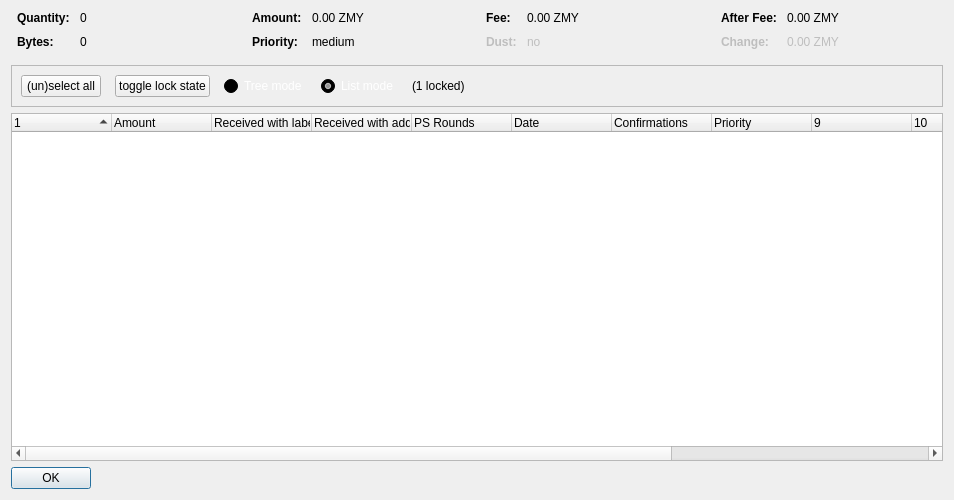
<?xml version="1.0" encoding="UTF-8"?>
<ui version="4.0">
 <class>CoinControlDialog</class>
 <widget class="QDialog" name="CoinControlDialog">
  <property name="geometry">
   <rect>
    <x>0</x>
    <y>0</y>
    <width>954</width>
    <height>500</height>
   </rect>
  </property>
  <property name="windowTitle">
   <string>Coin Selection</string>
  </property>
  <layout class="QVBoxLayout" name="verticalLayout">
   <item>
    <layout class="QHBoxLayout" name="horizontalLayoutTop" stretch="0,0,0,0">
     <property name="topMargin">
      <number>0</number>
     </property>
     <property name="bottomMargin">
      <number>10</number>
     </property>
     <item>
      <layout class="QFormLayout" name="formLayoutCoinControl1">
       <property name="horizontalSpacing">
        <number>10</number>
       </property>
       <property name="verticalSpacing">
        <number>10</number>
       </property>
       <property name="leftMargin">
        <number>6</number>
       </property>
       <property name="rightMargin">
        <number>6</number>
       </property>
       <item row="0" column="0">
        <widget class="QLabel" name="labelCoinControlQuantityText">
         <property name="font">
          <font>
           <weight>75</weight>
           <bold>true</bold>
          </font>
         </property>
         <property name="text">
          <string>Quantity:</string>
         </property>
        </widget>
       </item>
       <item row="0" column="1">
        <widget class="QLabel" name="labelCoinControlQuantity">
         <property name="cursor">
          <cursorShape>IBeamCursor</cursorShape>
         </property>
         <property name="contextMenuPolicy">
          <enum>Qt::ActionsContextMenu</enum>
         </property>
         <property name="text">
          <string notr="true">0</string>
         </property>
         <property name="textInteractionFlags">
          <set>Qt::LinksAccessibleByMouse|Qt::TextSelectableByKeyboard|Qt::TextSelectableByMouse</set>
         </property>
        </widget>
       </item>
       <item row="1" column="0">
        <widget class="QLabel" name="labelCoinControlBytesText">
         <property name="font">
          <font>
           <weight>75</weight>
           <bold>true</bold>
          </font>
         </property>
         <property name="text">
          <string>Bytes:</string>
         </property>
        </widget>
       </item>
       <item row="1" column="1">
        <widget class="QLabel" name="labelCoinControlBytes">
         <property name="cursor">
          <cursorShape>IBeamCursor</cursorShape>
         </property>
         <property name="contextMenuPolicy">
          <enum>Qt::ActionsContextMenu</enum>
         </property>
         <property name="text">
          <string notr="true">0</string>
         </property>
         <property name="textInteractionFlags">
          <set>Qt::LinksAccessibleByMouse|Qt::TextSelectableByKeyboard|Qt::TextSelectableByMouse</set>
         </property>
        </widget>
       </item>
      </layout>
     </item>
     <item>
      <layout class="QFormLayout" name="formLayoutCoinControl2">
       <property name="horizontalSpacing">
        <number>10</number>
       </property>
       <property name="verticalSpacing">
        <number>10</number>
       </property>
       <property name="leftMargin">
        <number>6</number>
       </property>
       <property name="rightMargin">
        <number>6</number>
       </property>
       <item row="0" column="0">
        <widget class="QLabel" name="labelCoinControlAmountText">
         <property name="font">
          <font>
           <weight>75</weight>
           <bold>true</bold>
          </font>
         </property>
         <property name="text">
          <string>Amount:</string>
         </property>
        </widget>
       </item>
       <item row="0" column="1">
        <widget class="QLabel" name="labelCoinControlAmount">
         <property name="cursor">
          <cursorShape>IBeamCursor</cursorShape>
         </property>
         <property name="contextMenuPolicy">
          <enum>Qt::ActionsContextMenu</enum>
         </property>
         <property name="text">
          <string notr="true">0.00 ZMY</string>
         </property>
         <property name="textInteractionFlags">
          <set>Qt::LinksAccessibleByMouse|Qt::TextSelectableByKeyboard|Qt::TextSelectableByMouse</set>
         </property>
        </widget>
       </item>
       <item row="1" column="0">
        <widget class="QLabel" name="labelCoinControlPriorityText">
         <property name="font">
          <font>
           <weight>75</weight>
           <bold>true</bold>
          </font>
         </property>
         <property name="text">
          <string>Priority:</string>
         </property>
        </widget>
       </item>
       <item row="1" column="1">
        <widget class="QLabel" name="labelCoinControlPriority">
         <property name="cursor">
          <cursorShape>IBeamCursor</cursorShape>
         </property>
         <property name="contextMenuPolicy">
          <enum>Qt::ActionsContextMenu</enum>
         </property>
         <property name="text">
          <string>medium</string>
         </property>
         <property name="textInteractionFlags">
          <set>Qt::LinksAccessibleByMouse|Qt::TextSelectableByKeyboard|Qt::TextSelectableByMouse</set>
         </property>
        </widget>
       </item>
      </layout>
     </item>
     <item>
      <layout class="QFormLayout" name="formLayoutCoinControl3">
       <property name="horizontalSpacing">
        <number>10</number>
       </property>
       <property name="verticalSpacing">
        <number>10</number>
       </property>
       <property name="leftMargin">
        <number>6</number>
       </property>
       <property name="rightMargin">
        <number>6</number>
       </property>
       <item row="0" column="0">
        <widget class="QLabel" name="labelCoinControlFeeText">
         <property name="font">
          <font>
           <weight>75</weight>
           <bold>true</bold>
          </font>
         </property>
         <property name="text">
          <string>Fee:</string>
         </property>
        </widget>
       </item>
       <item row="0" column="1">
        <widget class="QLabel" name="labelCoinControlFee">
         <property name="cursor">
          <cursorShape>IBeamCursor</cursorShape>
         </property>
         <property name="contextMenuPolicy">
          <enum>Qt::ActionsContextMenu</enum>
         </property>
         <property name="text">
          <string notr="true">0.00 ZMY</string>
         </property>
         <property name="textInteractionFlags">
          <set>Qt::LinksAccessibleByMouse|Qt::TextSelectableByKeyboard|Qt::TextSelectableByMouse</set>
         </property>
        </widget>
       </item>
       <item row="1" column="0">
        <widget class="QLabel" name="labelCoinControlLowOutputText">
         <property name="enabled">
          <bool>false</bool>
         </property>
         <property name="font">
          <font>
           <weight>75</weight>
           <bold>true</bold>
          </font>
         </property>
         <property name="text">
          <string>Dust:</string>
         </property>
        </widget>
       </item>
       <item row="1" column="1">
        <widget class="QLabel" name="labelCoinControlLowOutput">
         <property name="enabled">
          <bool>false</bool>
         </property>
         <property name="cursor">
          <cursorShape>IBeamCursor</cursorShape>
         </property>
         <property name="contextMenuPolicy">
          <enum>Qt::ActionsContextMenu</enum>
         </property>
         <property name="text">
          <string>no</string>
         </property>
         <property name="textInteractionFlags">
          <set>Qt::LinksAccessibleByMouse|Qt::TextSelectableByKeyboard|Qt::TextSelectableByMouse</set>
         </property>
        </widget>
       </item>
      </layout>
     </item>
     <item>
      <layout class="QFormLayout" name="formLayoutCoinControl4">
       <property name="horizontalSpacing">
        <number>10</number>
       </property>
       <property name="verticalSpacing">
        <number>10</number>
       </property>
       <property name="leftMargin">
        <number>6</number>
       </property>
       <property name="rightMargin">
        <number>6</number>
       </property>
       <item row="0" column="0">
        <widget class="QLabel" name="labelCoinControlAfterFeeText">
         <property name="font">
          <font>
           <weight>75</weight>
           <bold>true</bold>
          </font>
         </property>
         <property name="text">
          <string>After Fee:</string>
         </property>
        </widget>
       </item>
       <item row="0" column="1">
        <widget class="QLabel" name="labelCoinControlAfterFee">
         <property name="cursor">
          <cursorShape>IBeamCursor</cursorShape>
         </property>
         <property name="contextMenuPolicy">
          <enum>Qt::ActionsContextMenu</enum>
         </property>
         <property name="text">
          <string notr="true">0.00 ZMY</string>
         </property>
         <property name="textInteractionFlags">
          <set>Qt::LinksAccessibleByMouse|Qt::TextSelectableByKeyboard|Qt::TextSelectableByMouse</set>
         </property>
        </widget>
       </item>
       <item row="1" column="0">
        <widget class="QLabel" name="labelCoinControlChangeText">
         <property name="enabled">
          <bool>false</bool>
         </property>
         <property name="font">
          <font>
           <weight>75</weight>
           <bold>true</bold>
          </font>
         </property>
         <property name="text">
          <string>Change:</string>
         </property>
        </widget>
       </item>
       <item row="1" column="1">
        <widget class="QLabel" name="labelCoinControlChange">
         <property name="enabled">
          <bool>false</bool>
         </property>
         <property name="cursor">
          <cursorShape>IBeamCursor</cursorShape>
         </property>
         <property name="contextMenuPolicy">
          <enum>Qt::ActionsContextMenu</enum>
         </property>
         <property name="text">
          <string notr="true">0.00 ZMY</string>
         </property>
         <property name="textInteractionFlags">
          <set>Qt::LinksAccessibleByMouse|Qt::TextSelectableByKeyboard|Qt::TextSelectableByMouse</set>
         </property>
        </widget>
       </item>
      </layout>
     </item>
    </layout>
   </item>
   <item>
    <widget class="QFrame" name="frame">
     <property name="minimumSize">
      <size>
       <width>0</width>
       <height>40</height>
      </size>
     </property>
     <property name="frameShape">
      <enum>QFrame::StyledPanel</enum>
     </property>
     <property name="frameShadow">
      <enum>QFrame::Sunken</enum>
     </property>
     <layout class="QHBoxLayout" name="horizontalLayout">
      <item>
       <layout class="QHBoxLayout" name="horizontalLayoutPanel" stretch="0,0,0,0,0,0">
        <property name="spacing">
         <number>14</number>
        </property>
        <item>
         <widget class="QPushButton" name="pushButtonSelectAll">
          <property name="sizePolicy">
           <sizepolicy hsizetype="Maximum" vsizetype="Fixed">
            <horstretch>0</horstretch>
            <verstretch>0</verstretch>
           </sizepolicy>
          </property>
          <property name="text">
           <string>(un)select all</string>
          </property>
          <property name="autoDefault">
           <bool>false</bool>
          </property>
         </widget>
        </item>
        <item>
         <widget class="QPushButton" name="pushButtonToggleLock">
          <property name="sizePolicy">
           <sizepolicy hsizetype="Maximum" vsizetype="Fixed">
            <horstretch>0</horstretch>
            <verstretch>0</verstretch>
           </sizepolicy>
          </property>
          <property name="text">
           <string>toggle lock state</string>
          </property>
          <property name="autoDefault">
           <bool>false</bool>
          </property>
         </widget>
        </item>
        <item>
         <widget class="QRadioButton" name="radioTreeMode">
          <property name="sizePolicy">
           <sizepolicy hsizetype="Maximum" vsizetype="Fixed">
            <horstretch>0</horstretch>
            <verstretch>0</verstretch>
           </sizepolicy>
          </property>
          <property name="palette">
           <palette>
            <active>
             <colorrole role="WindowText">
              <brush brushstyle="SolidPattern">
               <color alpha="255">
                <red>255</red>
                <green>255</green>
                <blue>255</blue>
               </color>
              </brush>
             </colorrole>
             <colorrole role="Button">
              <brush brushstyle="SolidPattern">
               <color alpha="255">
                <red>0</red>
                <green>0</green>
                <blue>0</blue>
               </color>
              </brush>
             </colorrole>
             <colorrole role="Light">
              <brush brushstyle="SolidPattern">
               <color alpha="255">
                <red>0</red>
                <green>0</green>
                <blue>0</blue>
               </color>
              </brush>
             </colorrole>
             <colorrole role="Midlight">
              <brush brushstyle="SolidPattern">
               <color alpha="255">
                <red>0</red>
                <green>0</green>
                <blue>0</blue>
               </color>
              </brush>
             </colorrole>
             <colorrole role="Dark">
              <brush brushstyle="SolidPattern">
               <color alpha="255">
                <red>0</red>
                <green>0</green>
                <blue>0</blue>
               </color>
              </brush>
             </colorrole>
             <colorrole role="Mid">
              <brush brushstyle="SolidPattern">
               <color alpha="255">
                <red>0</red>
                <green>0</green>
                <blue>0</blue>
               </color>
              </brush>
             </colorrole>
             <colorrole role="Text">
              <brush brushstyle="SolidPattern">
               <color alpha="255">
                <red>255</red>
                <green>255</green>
                <blue>255</blue>
               </color>
              </brush>
             </colorrole>
             <colorrole role="BrightText">
              <brush brushstyle="SolidPattern">
               <color alpha="255">
                <red>255</red>
                <green>255</green>
                <blue>255</blue>
               </color>
              </brush>
             </colorrole>
             <colorrole role="ButtonText">
              <brush brushstyle="SolidPattern">
               <color alpha="255">
                <red>255</red>
                <green>255</green>
                <blue>255</blue>
               </color>
              </brush>
             </colorrole>
             <colorrole role="Base">
              <brush brushstyle="SolidPattern">
               <color alpha="255">
                <red>0</red>
                <green>0</green>
                <blue>0</blue>
               </color>
              </brush>
             </colorrole>
             <colorrole role="Window">
              <brush brushstyle="SolidPattern">
               <color alpha="255">
                <red>0</red>
                <green>0</green>
                <blue>0</blue>
               </color>
              </brush>
             </colorrole>
             <colorrole role="Shadow">
              <brush brushstyle="SolidPattern">
               <color alpha="255">
                <red>0</red>
                <green>0</green>
                <blue>0</blue>
               </color>
              </brush>
             </colorrole>
             <colorrole role="AlternateBase">
              <brush brushstyle="SolidPattern">
               <color alpha="255">
                <red>0</red>
                <green>0</green>
                <blue>0</blue>
               </color>
              </brush>
             </colorrole>
             <colorrole role="ToolTipBase">
              <brush brushstyle="SolidPattern">
               <color alpha="255">
                <red>255</red>
                <green>255</green>
                <blue>220</blue>
               </color>
              </brush>
             </colorrole>
             <colorrole role="ToolTipText">
              <brush brushstyle="SolidPattern">
               <color alpha="255">
                <red>0</red>
                <green>0</green>
                <blue>0</blue>
               </color>
              </brush>
             </colorrole>
            </active>
            <inactive>
             <colorrole role="WindowText">
              <brush brushstyle="SolidPattern">
               <color alpha="255">
                <red>255</red>
                <green>255</green>
                <blue>255</blue>
               </color>
              </brush>
             </colorrole>
             <colorrole role="Button">
              <brush brushstyle="SolidPattern">
               <color alpha="255">
                <red>0</red>
                <green>0</green>
                <blue>0</blue>
               </color>
              </brush>
             </colorrole>
             <colorrole role="Light">
              <brush brushstyle="SolidPattern">
               <color alpha="255">
                <red>0</red>
                <green>0</green>
                <blue>0</blue>
               </color>
              </brush>
             </colorrole>
             <colorrole role="Midlight">
              <brush brushstyle="SolidPattern">
               <color alpha="255">
                <red>0</red>
                <green>0</green>
                <blue>0</blue>
               </color>
              </brush>
             </colorrole>
             <colorrole role="Dark">
              <brush brushstyle="SolidPattern">
               <color alpha="255">
                <red>0</red>
                <green>0</green>
                <blue>0</blue>
               </color>
              </brush>
             </colorrole>
             <colorrole role="Mid">
              <brush brushstyle="SolidPattern">
               <color alpha="255">
                <red>0</red>
                <green>0</green>
                <blue>0</blue>
               </color>
              </brush>
             </colorrole>
             <colorrole role="Text">
              <brush brushstyle="SolidPattern">
               <color alpha="255">
                <red>255</red>
                <green>255</green>
                <blue>255</blue>
               </color>
              </brush>
             </colorrole>
             <colorrole role="BrightText">
              <brush brushstyle="SolidPattern">
               <color alpha="255">
                <red>255</red>
                <green>255</green>
                <blue>255</blue>
               </color>
              </brush>
             </colorrole>
             <colorrole role="ButtonText">
              <brush brushstyle="SolidPattern">
               <color alpha="255">
                <red>255</red>
                <green>255</green>
                <blue>255</blue>
               </color>
              </brush>
             </colorrole>
             <colorrole role="Base">
              <brush brushstyle="SolidPattern">
               <color alpha="255">
                <red>0</red>
                <green>0</green>
                <blue>0</blue>
               </color>
              </brush>
             </colorrole>
             <colorrole role="Window">
              <brush brushstyle="SolidPattern">
               <color alpha="255">
                <red>0</red>
                <green>0</green>
                <blue>0</blue>
               </color>
              </brush>
             </colorrole>
             <colorrole role="Shadow">
              <brush brushstyle="SolidPattern">
               <color alpha="255">
                <red>0</red>
                <green>0</green>
                <blue>0</blue>
               </color>
              </brush>
             </colorrole>
             <colorrole role="AlternateBase">
              <brush brushstyle="SolidPattern">
               <color alpha="255">
                <red>0</red>
                <green>0</green>
                <blue>0</blue>
               </color>
              </brush>
             </colorrole>
             <colorrole role="ToolTipBase">
              <brush brushstyle="SolidPattern">
               <color alpha="255">
                <red>255</red>
                <green>255</green>
                <blue>220</blue>
               </color>
              </brush>
             </colorrole>
             <colorrole role="ToolTipText">
              <brush brushstyle="SolidPattern">
               <color alpha="255">
                <red>0</red>
                <green>0</green>
                <blue>0</blue>
               </color>
              </brush>
             </colorrole>
            </inactive>
            <disabled>
             <colorrole role="WindowText">
              <brush brushstyle="SolidPattern">
               <color alpha="255">
                <red>0</red>
                <green>0</green>
                <blue>0</blue>
               </color>
              </brush>
             </colorrole>
             <colorrole role="Button">
              <brush brushstyle="SolidPattern">
               <color alpha="255">
                <red>0</red>
                <green>0</green>
                <blue>0</blue>
               </color>
              </brush>
             </colorrole>
             <colorrole role="Light">
              <brush brushstyle="SolidPattern">
               <color alpha="255">
                <red>0</red>
                <green>0</green>
                <blue>0</blue>
               </color>
              </brush>
             </colorrole>
             <colorrole role="Midlight">
              <brush brushstyle="SolidPattern">
               <color alpha="255">
                <red>0</red>
                <green>0</green>
                <blue>0</blue>
               </color>
              </brush>
             </colorrole>
             <colorrole role="Dark">
              <brush brushstyle="SolidPattern">
               <color alpha="255">
                <red>0</red>
                <green>0</green>
                <blue>0</blue>
               </color>
              </brush>
             </colorrole>
             <colorrole role="Mid">
              <brush brushstyle="SolidPattern">
               <color alpha="255">
                <red>0</red>
                <green>0</green>
                <blue>0</blue>
               </color>
              </brush>
             </colorrole>
             <colorrole role="Text">
              <brush brushstyle="SolidPattern">
               <color alpha="255">
                <red>0</red>
                <green>0</green>
                <blue>0</blue>
               </color>
              </brush>
             </colorrole>
             <colorrole role="BrightText">
              <brush brushstyle="SolidPattern">
               <color alpha="255">
                <red>255</red>
                <green>255</green>
                <blue>255</blue>
               </color>
              </brush>
             </colorrole>
             <colorrole role="ButtonText">
              <brush brushstyle="SolidPattern">
               <color alpha="255">
                <red>0</red>
                <green>0</green>
                <blue>0</blue>
               </color>
              </brush>
             </colorrole>
             <colorrole role="Base">
              <brush brushstyle="SolidPattern">
               <color alpha="255">
                <red>0</red>
                <green>0</green>
                <blue>0</blue>
               </color>
              </brush>
             </colorrole>
             <colorrole role="Window">
              <brush brushstyle="SolidPattern">
               <color alpha="255">
                <red>0</red>
                <green>0</green>
                <blue>0</blue>
               </color>
              </brush>
             </colorrole>
             <colorrole role="Shadow">
              <brush brushstyle="SolidPattern">
               <color alpha="255">
                <red>0</red>
                <green>0</green>
                <blue>0</blue>
               </color>
              </brush>
             </colorrole>
             <colorrole role="AlternateBase">
              <brush brushstyle="SolidPattern">
               <color alpha="255">
                <red>0</red>
                <green>0</green>
                <blue>0</blue>
               </color>
              </brush>
             </colorrole>
             <colorrole role="ToolTipBase">
              <brush brushstyle="SolidPattern">
               <color alpha="255">
                <red>255</red>
                <green>255</green>
                <blue>220</blue>
               </color>
              </brush>
             </colorrole>
             <colorrole role="ToolTipText">
              <brush brushstyle="SolidPattern">
               <color alpha="255">
                <red>0</red>
                <green>0</green>
                <blue>0</blue>
               </color>
              </brush>
             </colorrole>
            </disabled>
           </palette>
          </property>
          <property name="text">
           <string>Tree mode</string>
          </property>
         </widget>
        </item>
        <item>
         <widget class="QRadioButton" name="radioListMode">
          <property name="sizePolicy">
           <sizepolicy hsizetype="Maximum" vsizetype="Fixed">
            <horstretch>0</horstretch>
            <verstretch>0</verstretch>
           </sizepolicy>
          </property>
          <property name="palette">
           <palette>
            <active>
             <colorrole role="WindowText">
              <brush brushstyle="SolidPattern">
               <color alpha="255">
                <red>255</red>
                <green>255</green>
                <blue>255</blue>
               </color>
              </brush>
             </colorrole>
             <colorrole role="Button">
              <brush brushstyle="SolidPattern">
               <color alpha="255">
                <red>0</red>
                <green>0</green>
                <blue>0</blue>
               </color>
              </brush>
             </colorrole>
             <colorrole role="Light">
              <brush brushstyle="SolidPattern">
               <color alpha="255">
                <red>0</red>
                <green>0</green>
                <blue>0</blue>
               </color>
              </brush>
             </colorrole>
             <colorrole role="Midlight">
              <brush brushstyle="SolidPattern">
               <color alpha="255">
                <red>0</red>
                <green>0</green>
                <blue>0</blue>
               </color>
              </brush>
             </colorrole>
             <colorrole role="Dark">
              <brush brushstyle="SolidPattern">
               <color alpha="255">
                <red>0</red>
                <green>0</green>
                <blue>0</blue>
               </color>
              </brush>
             </colorrole>
             <colorrole role="Mid">
              <brush brushstyle="SolidPattern">
               <color alpha="255">
                <red>0</red>
                <green>0</green>
                <blue>0</blue>
               </color>
              </brush>
             </colorrole>
             <colorrole role="Text">
              <brush brushstyle="SolidPattern">
               <color alpha="255">
                <red>255</red>
                <green>255</green>
                <blue>255</blue>
               </color>
              </brush>
             </colorrole>
             <colorrole role="BrightText">
              <brush brushstyle="SolidPattern">
               <color alpha="255">
                <red>255</red>
                <green>255</green>
                <blue>255</blue>
               </color>
              </brush>
             </colorrole>
             <colorrole role="ButtonText">
              <brush brushstyle="SolidPattern">
               <color alpha="255">
                <red>255</red>
                <green>255</green>
                <blue>255</blue>
               </color>
              </brush>
             </colorrole>
             <colorrole role="Base">
              <brush brushstyle="SolidPattern">
               <color alpha="255">
                <red>0</red>
                <green>0</green>
                <blue>0</blue>
               </color>
              </brush>
             </colorrole>
             <colorrole role="Window">
              <brush brushstyle="SolidPattern">
               <color alpha="255">
                <red>0</red>
                <green>0</green>
                <blue>0</blue>
               </color>
              </brush>
             </colorrole>
             <colorrole role="Shadow">
              <brush brushstyle="SolidPattern">
               <color alpha="255">
                <red>0</red>
                <green>0</green>
                <blue>0</blue>
               </color>
              </brush>
             </colorrole>
             <colorrole role="AlternateBase">
              <brush brushstyle="SolidPattern">
               <color alpha="255">
                <red>0</red>
                <green>0</green>
                <blue>0</blue>
               </color>
              </brush>
             </colorrole>
             <colorrole role="ToolTipBase">
              <brush brushstyle="SolidPattern">
               <color alpha="255">
                <red>255</red>
                <green>255</green>
                <blue>220</blue>
               </color>
              </brush>
             </colorrole>
             <colorrole role="ToolTipText">
              <brush brushstyle="SolidPattern">
               <color alpha="255">
                <red>0</red>
                <green>0</green>
                <blue>0</blue>
               </color>
              </brush>
             </colorrole>
            </active>
            <inactive>
             <colorrole role="WindowText">
              <brush brushstyle="SolidPattern">
               <color alpha="255">
                <red>255</red>
                <green>255</green>
                <blue>255</blue>
               </color>
              </brush>
             </colorrole>
             <colorrole role="Button">
              <brush brushstyle="SolidPattern">
               <color alpha="255">
                <red>0</red>
                <green>0</green>
                <blue>0</blue>
               </color>
              </brush>
             </colorrole>
             <colorrole role="Light">
              <brush brushstyle="SolidPattern">
               <color alpha="255">
                <red>0</red>
                <green>0</green>
                <blue>0</blue>
               </color>
              </brush>
             </colorrole>
             <colorrole role="Midlight">
              <brush brushstyle="SolidPattern">
               <color alpha="255">
                <red>0</red>
                <green>0</green>
                <blue>0</blue>
               </color>
              </brush>
             </colorrole>
             <colorrole role="Dark">
              <brush brushstyle="SolidPattern">
               <color alpha="255">
                <red>0</red>
                <green>0</green>
                <blue>0</blue>
               </color>
              </brush>
             </colorrole>
             <colorrole role="Mid">
              <brush brushstyle="SolidPattern">
               <color alpha="255">
                <red>0</red>
                <green>0</green>
                <blue>0</blue>
               </color>
              </brush>
             </colorrole>
             <colorrole role="Text">
              <brush brushstyle="SolidPattern">
               <color alpha="255">
                <red>255</red>
                <green>255</green>
                <blue>255</blue>
               </color>
              </brush>
             </colorrole>
             <colorrole role="BrightText">
              <brush brushstyle="SolidPattern">
               <color alpha="255">
                <red>255</red>
                <green>255</green>
                <blue>255</blue>
               </color>
              </brush>
             </colorrole>
             <colorrole role="ButtonText">
              <brush brushstyle="SolidPattern">
               <color alpha="255">
                <red>255</red>
                <green>255</green>
                <blue>255</blue>
               </color>
              </brush>
             </colorrole>
             <colorrole role="Base">
              <brush brushstyle="SolidPattern">
               <color alpha="255">
                <red>0</red>
                <green>0</green>
                <blue>0</blue>
               </color>
              </brush>
             </colorrole>
             <colorrole role="Window">
              <brush brushstyle="SolidPattern">
               <color alpha="255">
                <red>0</red>
                <green>0</green>
                <blue>0</blue>
               </color>
              </brush>
             </colorrole>
             <colorrole role="Shadow">
              <brush brushstyle="SolidPattern">
               <color alpha="255">
                <red>0</red>
                <green>0</green>
                <blue>0</blue>
               </color>
              </brush>
             </colorrole>
             <colorrole role="AlternateBase">
              <brush brushstyle="SolidPattern">
               <color alpha="255">
                <red>0</red>
                <green>0</green>
                <blue>0</blue>
               </color>
              </brush>
             </colorrole>
             <colorrole role="ToolTipBase">
              <brush brushstyle="SolidPattern">
               <color alpha="255">
                <red>255</red>
                <green>255</green>
                <blue>220</blue>
               </color>
              </brush>
             </colorrole>
             <colorrole role="ToolTipText">
              <brush brushstyle="SolidPattern">
               <color alpha="255">
                <red>0</red>
                <green>0</green>
                <blue>0</blue>
               </color>
              </brush>
             </colorrole>
            </inactive>
            <disabled>
             <colorrole role="WindowText">
              <brush brushstyle="SolidPattern">
               <color alpha="255">
                <red>0</red>
                <green>0</green>
                <blue>0</blue>
               </color>
              </brush>
             </colorrole>
             <colorrole role="Button">
              <brush brushstyle="SolidPattern">
               <color alpha="255">
                <red>0</red>
                <green>0</green>
                <blue>0</blue>
               </color>
              </brush>
             </colorrole>
             <colorrole role="Light">
              <brush brushstyle="SolidPattern">
               <color alpha="255">
                <red>0</red>
                <green>0</green>
                <blue>0</blue>
               </color>
              </brush>
             </colorrole>
             <colorrole role="Midlight">
              <brush brushstyle="SolidPattern">
               <color alpha="255">
                <red>0</red>
                <green>0</green>
                <blue>0</blue>
               </color>
              </brush>
             </colorrole>
             <colorrole role="Dark">
              <brush brushstyle="SolidPattern">
               <color alpha="255">
                <red>0</red>
                <green>0</green>
                <blue>0</blue>
               </color>
              </brush>
             </colorrole>
             <colorrole role="Mid">
              <brush brushstyle="SolidPattern">
               <color alpha="255">
                <red>0</red>
                <green>0</green>
                <blue>0</blue>
               </color>
              </brush>
             </colorrole>
             <colorrole role="Text">
              <brush brushstyle="SolidPattern">
               <color alpha="255">
                <red>0</red>
                <green>0</green>
                <blue>0</blue>
               </color>
              </brush>
             </colorrole>
             <colorrole role="BrightText">
              <brush brushstyle="SolidPattern">
               <color alpha="255">
                <red>255</red>
                <green>255</green>
                <blue>255</blue>
               </color>
              </brush>
             </colorrole>
             <colorrole role="ButtonText">
              <brush brushstyle="SolidPattern">
               <color alpha="255">
                <red>0</red>
                <green>0</green>
                <blue>0</blue>
               </color>
              </brush>
             </colorrole>
             <colorrole role="Base">
              <brush brushstyle="SolidPattern">
               <color alpha="255">
                <red>0</red>
                <green>0</green>
                <blue>0</blue>
               </color>
              </brush>
             </colorrole>
             <colorrole role="Window">
              <brush brushstyle="SolidPattern">
               <color alpha="255">
                <red>0</red>
                <green>0</green>
                <blue>0</blue>
               </color>
              </brush>
             </colorrole>
             <colorrole role="Shadow">
              <brush brushstyle="SolidPattern">
               <color alpha="255">
                <red>0</red>
                <green>0</green>
                <blue>0</blue>
               </color>
              </brush>
             </colorrole>
             <colorrole role="AlternateBase">
              <brush brushstyle="SolidPattern">
               <color alpha="255">
                <red>0</red>
                <green>0</green>
                <blue>0</blue>
               </color>
              </brush>
             </colorrole>
             <colorrole role="ToolTipBase">
              <brush brushstyle="SolidPattern">
               <color alpha="255">
                <red>255</red>
                <green>255</green>
                <blue>220</blue>
               </color>
              </brush>
             </colorrole>
             <colorrole role="ToolTipText">
              <brush brushstyle="SolidPattern">
               <color alpha="255">
                <red>0</red>
                <green>0</green>
                <blue>0</blue>
               </color>
              </brush>
             </colorrole>
            </disabled>
           </palette>
          </property>
          <property name="text">
           <string>List mode</string>
          </property>
          <property name="checked">
           <bool>true</bool>
          </property>
         </widget>
        </item>
        <item>
         <widget class="QLabel" name="labelLocked">
          <property name="text">
           <string>(1 locked)</string>
          </property>
         </widget>
        </item>
        <item>
         <spacer name="horizontalSpacer">
          <property name="orientation">
           <enum>Qt::Horizontal</enum>
          </property>
          <property name="sizeHint" stdset="0">
           <size>
            <width>40</width>
            <height>20</height>
           </size>
          </property>
         </spacer>
        </item>
       </layout>
      </item>
     </layout>
    </widget>
   </item>
   <item>
    <widget class="CoinControlTreeWidget" name="treeWidget">
     <property name="contextMenuPolicy">
      <enum>Qt::CustomContextMenu</enum>
     </property>
     <property name="sortingEnabled">
      <bool>false</bool>
     </property>
     <property name="columnCount">
      <number>13</number>
     </property>
     <attribute name="headerShowSortIndicator" stdset="0">
      <bool>true</bool>
     </attribute>
     <attribute name="headerStretchLastSection">
      <bool>false</bool>
     </attribute>
     <column>
      <property name="text">
       <string/>
      </property>
     </column>
     <column>
      <property name="text">
       <string>Amount</string>
      </property>
     </column>
     <column>
      <property name="text">
       <string>Received with label</string>
      </property>
     </column>
     <column>
      <property name="text">
       <string>Received with address</string>
      </property>
     </column>
     <column>
      <property name="text">
       <string>PS Rounds</string>
      </property>
     </column>
     <column>
      <property name="text">
       <string>Date</string>
      </property>
     </column>
     <column>
      <property name="text">
       <string>Confirmations</string>
      </property>
      <property name="toolTip">
       <string>Confirmed</string>
      </property>
     </column>
     <column>
      <property name="text">
       <string>Priority</string>
      </property>
     </column>
     <column>
      <property name="text">
       <string/>
      </property>
     </column>
     <column>
      <property name="text">
       <string/>
      </property>
     </column>
     <column>
      <property name="text">
       <string/>
      </property>
     </column>
     <column>
      <property name="text">
       <string/>
      </property>
     </column>
     <column>
      <property name="text">
       <string/>
      </property>
     </column>
    </widget>
   </item>
   <item>
    <widget class="QDialogButtonBox" name="buttonBox">
     <property name="sizePolicy">
      <sizepolicy hsizetype="Maximum" vsizetype="Fixed">
       <horstretch>0</horstretch>
       <verstretch>0</verstretch>
      </sizepolicy>
     </property>
     <property name="orientation">
      <enum>Qt::Horizontal</enum>
     </property>
     <property name="standardButtons">
      <set>QDialogButtonBox::Ok</set>
     </property>
    </widget>
   </item>
  </layout>
 </widget>
 <customwidgets>
  <customwidget>
   <class>CoinControlTreeWidget</class>
   <extends>QTreeWidget</extends>
   <header>coincontroltreewidget.h</header>
  </customwidget>
 </customwidgets>
 <resources/>
 <connections/>
</ui>
